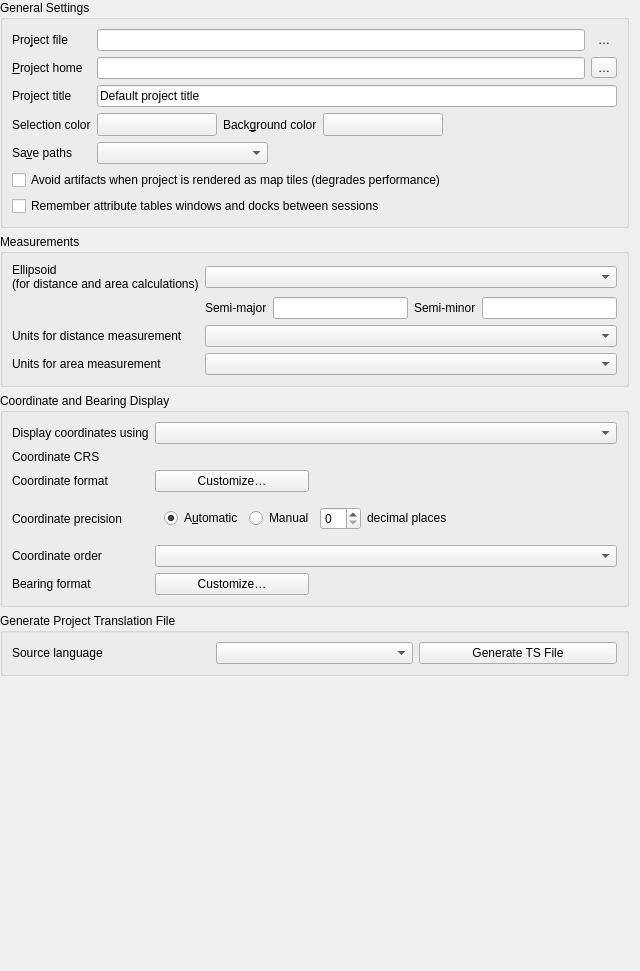
             <widget class="QWidget" name="scrollAreaWidgetContents_2">
              <property name="geometry">
               <rect>
                <x>0</x>
                <y>0</y>
                <width>640</width>
                <height>971</height>
               </rect>
              </property>
              <layout class="QVBoxLayout" name="verticalLayout">
               <property name="leftMargin">
                <number>0</number>
               </property>
               <property name="topMargin">
                <number>0</number>
               </property>
               <property name="bottomMargin">
                <number>0</number>
               </property>
               <item>
                <widget class="QgsCollapsibleGroupBox" name="titleBox">
                 <property name="title">
                  <string>General Settings</string>
                 </property>
                 <property name="syncGroup">
                  <string notr="true">projgeneral</string>
                 </property>
                 <layout class="QGridLayout" name="gridLayout_26">
                  <item row="1" column="1" colspan="3">
                   <layout class="QHBoxLayout" name="horizontalLayout_14">
                    <item>
                     <widget class="QgsFilterLineEdit" name="mProjectHomeLineEdit">
                      <property name="toolTip">
                       <string>Project home path. Leave blank to use the current project file location.</string>
                      </property>
                      <property name="readOnly">
                       <bool>false</bool>
                      </property>
                      <property name="clearButtonEnabled">
                       <bool>false</bool>
                      </property>
                     </widget>
                    </item>
                    <item>
                     <widget class="QToolButton" name="mButtonSetProjectHome">
                      <property name="toolTip">
                       <string>Set the project home path</string>
                      </property>
                      <property name="text">
                       <string>…</string>
                      </property>
                      <property name="autoRaise">
                       <bool>false</bool>
                      </property>
                     </widget>
                    </item>
                   </layout>
                  </item>
                  <item row="3" column="1" colspan="3">
                   <layout class="QHBoxLayout" name="horizontalLayout_5">
                    <item>
                     <widget class="QgsColorButton" name="pbnSelectionColor">
                      <property name="minimumSize">
                       <size>
                        <width>120</width>
                        <height>0</height>
                       </size>
                      </property>
                      <property name="maximumSize">
                       <size>
                        <width>120</width>
                        <height>16777215</height>
                       </size>
                      </property>
                      <property name="text">
                       <string/>
                      </property>
                     </widget>
                    </item>
                    <item>
                     <widget class="QLabel" name="label">
                      <property name="sizePolicy">
                       <sizepolicy hsizetype="Maximum" vsizetype="Preferred">
                        <horstretch>0</horstretch>
                        <verstretch>0</verstretch>
                       </sizepolicy>
                      </property>
                      <property name="text">
                       <string>Back&amp;ground color</string>
                      </property>
                      <property name="buddy">
                       <cstring>pbnCanvasColor</cstring>
                      </property>
                     </widget>
                    </item>
                    <item>
                     <widget class="QgsColorButton" name="pbnCanvasColor">
                      <property name="minimumSize">
                       <size>
                        <width>120</width>
                        <height>0</height>
                       </size>
                      </property>
                      <property name="maximumSize">
                       <size>
                        <width>120</width>
                        <height>16777215</height>
                       </size>
                      </property>
                      <property name="text">
                       <string/>
                      </property>
                     </widget>
                    </item>
                    <item>
                     <spacer name="horizontalSpacer_4">
                      <property name="orientation">
                       <enum>Qt::Horizontal</enum>
                      </property>
                      <property name="sizeHint" stdset="0">
                       <size>
                        <width>40</width>
                        <height>20</height>
                       </size>
                      </property>
                     </spacer>
                    </item>
                   </layout>
                  </item>
                  <item row="5" column="0" colspan="4">
                   <widget class="QCheckBox" name="mMapTileRenderingCheckBox">
                    <property name="toolTip">
                     <string>Checking this setting avoids visible edge artifacts when rendering this project as separate map tiles. Rendering performance will be degraded.</string>
                    </property>
                    <property name="text">
                     <string>Avoid artifacts when project is rendered as map tiles (degrades performance)</string>
                    </property>
                   </widget>
                  </item>
                  <item row="4" column="2" colspan="2">
                   <spacer>
                    <property name="orientation">
                     <enum>Qt::Horizontal</enum>
                    </property>
                    <property name="sizeHint" stdset="0">
                     <size>
                      <width>40</width>
                      <height>20</height>
                     </size>
                    </property>
                   </spacer>
                  </item>
                  <item row="0" column="0">
                   <widget class="QLabel" name="label_4">
                    <property name="sizePolicy">
                     <sizepolicy hsizetype="Maximum" vsizetype="Preferred">
                      <horstretch>0</horstretch>
                      <verstretch>0</verstretch>
                     </sizepolicy>
                    </property>
                    <property name="text">
                     <string>Pro&amp;ject file</string>
                    </property>
                    <property name="buddy">
                     <cstring>titleEdit</cstring>
                    </property>
                   </widget>
                  </item>
                  <item row="4" column="1">
                   <widget class="QComboBox" name="cbxAbsolutePath"/>
                  </item>
                  <item row="0" column="1" colspan="3">
                   <layout class="QHBoxLayout" name="horizontalLayout_13">
                    <item>
                     <widget class="QLineEdit" name="mProjectFileLineEdit">
                      <property name="readOnly">
                       <bool>true</bool>
                      </property>
                     </widget>
                    </item>
                    <item>
                     <widget class="QToolButton" name="mButtonOpenProjectFolder">
                      <property name="toolTip">
                       <string>Open folder containing the project</string>
                      </property>
                      <property name="text">
                       <string>…</string>
                      </property>
                      <property name="icon">
                       <iconset resource="../../images/images.qrc">
                        <normaloff>:/images/themes/default/mActionFileOpen.svg</normaloff>:/images/themes/default/mActionFileOpen.svg</iconset>
                      </property>
                      <property name="autoRaise">
                       <bool>true</bool>
                      </property>
                     </widget>
                    </item>
                   </layout>
                  </item>
                  <item row="1" column="0">
                   <widget class="QLabel" name="label_30">
                    <property name="sizePolicy">
                     <sizepolicy hsizetype="Maximum" vsizetype="Preferred">
                      <horstretch>0</horstretch>
                      <verstretch>0</verstretch>
                     </sizepolicy>
                    </property>
                    <property name="text">
                     <string>&amp;Project home</string>
                    </property>
                    <property name="buddy">
                     <cstring>titleEdit</cstring>
                    </property>
                   </widget>
                  </item>
                  <item row="3" column="0">
                   <widget class="QLabel" name="textLabel1">
                    <property name="sizePolicy">
                     <sizepolicy hsizetype="Maximum" vsizetype="Preferred">
                      <horstretch>0</horstretch>
                      <verstretch>0</verstretch>
                     </sizepolicy>
                    </property>
                    <property name="text">
                     <string>Selection color</string>
                    </property>
                    <property name="buddy">
                     <cstring>pbnSelectionColor</cstring>
                    </property>
                   </widget>
                  </item>
                  <item row="2" column="0">
                   <widget class="QLabel" name="label_2">
                    <property name="sizePolicy">
                     <sizepolicy hsizetype="Maximum" vsizetype="Preferred">
                      <horstretch>0</horstretch>
                      <verstretch>0</verstretch>
                     </sizepolicy>
                    </property>
                    <property name="text">
                     <string>Project title</string>
                    </property>
                   </widget>
                  </item>
                  <item row="2" column="1" colspan="3">
                   <widget class="QLineEdit" name="titleEdit">
                    <property name="toolTip">
                     <string>Descriptive project name</string>
                    </property>
                    <property name="text">
                     <string>Default project title</string>
                    </property>
                   </widget>
                  </item>
                  <item row="4" column="0">
                   <widget class="QLabel" name="label_3">
                    <property name="sizePolicy">
                     <sizepolicy hsizetype="Maximum" vsizetype="Preferred">
                      <horstretch>0</horstretch>
                      <verstretch>0</verstretch>
                     </sizepolicy>
                    </property>
                    <property name="text">
                     <string>Sa&amp;ve paths</string>
                    </property>
                    <property name="buddy">
                     <cstring>cbxAbsolutePath</cstring>
                    </property>
                   </widget>
                  </item>
                  <item row="6" column="0" colspan="4">
                   <widget class="QCheckBox" name="mCheckBoxRememberAttributeTables">
                    <property name="text">
                     <string>Remember attribute tables windows and docks between sessions</string>
                    </property>
                   </widget>
                  </item>
                 </layout>
                </widget>
               </item>
               <item>
                <widget class="QgsCollapsibleGroupBox" name="btnGrpMeasureEllipsoid">
                 <property name="title">
                  <string>Measurements</string>
                 </property>
                 <property name="syncGroup">
                  <string notr="true">projgeneral</string>
                 </property>
                 <layout class="QGridLayout" name="gridLayoutMeasureTool">
                  <item row="2" column="1" colspan="4">
                   <widget class="QComboBox" name="mDistanceUnitsCombo"/>
                  </item>
                  <item row="2" column="0">
                   <widget class="QLabel" name="label_28">
                    <property name="text">
                     <string>Units for distance measurement</string>
                    </property>
                   </widget>
                  </item>
                  <item row="0" column="0">
                   <widget class="QLabel" name="textLabel1_8">
                    <property name="text">
                     <string>Ellipsoid
(for distance and area calculations)</string>
                    </property>
                   </widget>
                  </item>
                  <item row="1" column="2">
                   <widget class="QLineEdit" name="leSemiMajor"/>
                  </item>
                  <item row="1" column="1">
                   <widget class="QLabel" name="label_41">
                    <property name="text">
                     <string>Semi-major</string>
                    </property>
                   </widget>
                  </item>
                  <item row="0" column="1" colspan="4">
                   <widget class="QComboBox" name="cmbEllipsoid"/>
                  </item>
                  <item row="1" column="4">
                   <widget class="QLineEdit" name="leSemiMinor"/>
                  </item>
                  <item row="1" column="3">
                   <widget class="QLabel" name="label_42">
                    <property name="text">
                     <string>Semi-minor</string>
                    </property>
                   </widget>
                  </item>
                  <item row="3" column="0">
                   <widget class="QLabel" name="label_29">
                    <property name="text">
                     <string>Units for area measurement</string>
                    </property>
                   </widget>
                  </item>
                  <item row="3" column="1" colspan="4">
                   <widget class="QComboBox" name="mAreaUnitsCombo"/>
                  </item>
                 </layout>
                </widget>
               </item>
               <item>
                <widget class="QgsCollapsibleGroupBox" name="mCoordinateDisplayGroup">
                 <property name="sizePolicy">
                  <sizepolicy hsizetype="Preferred" vsizetype="Maximum">
                   <horstretch>0</horstretch>
                   <verstretch>0</verstretch>
                  </sizepolicy>
                 </property>
                 <property name="title">
                  <string>Coordinate and Bearing Display</string>
                 </property>
                 <property name="syncGroup">
                  <string notr="true">projgeneral</string>
                 </property>
                 <layout class="QGridLayout" name="gridLayout_18">
                  <item row="5" column="0">
                   <widget class="QLabel" name="label_34">
                    <property name="text">
                     <string>Bearing format</string>
                    </property>
                   </widget>
                  </item>
                  <item row="3" column="0">
                   <widget class="QLabel" name="label_26">
                    <property name="text">
                     <string>Coordinate precision</string>
                    </property>
                   </widget>
                  </item>
                  <item row="5" column="1">
                   <layout class="QHBoxLayout" name="horizontalLayout_19" stretch="3,6">
                    <item>
                     <widget class="QPushButton" name="mCustomizeBearingFormatButton">
                      <property name="text">
                       <string>Customize…</string>
                      </property>
                     </widget>
                    </item>
                    <item>
                     <spacer name="horizontalSpacer_8">
                      <property name="orientation">
                       <enum>Qt::Horizontal</enum>
                      </property>
                      <property name="sizeHint" stdset="0">
                       <size>
                        <width>40</width>
                        <height>20</height>
                       </size>
                      </property>
                     </spacer>
                    </item>
                   </layout>
                  </item>
                  <item row="0" column="0">
                   <widget class="QLabel" name="label_25">
                    <property name="text">
                     <string>Display coordinates using</string>
                    </property>
                   </widget>
                  </item>
                  <item row="3" column="1">
                   <widget class="QFrame" name="mFramePrecision">
                    <layout class="QHBoxLayout" name="horizontalLayout_12">
                     <item>
                      <widget class="QRadioButton" name="radAutomatic">
                       <property name="toolTip">
                        <string>Automatically sets the number of decimal places to use when displaying coordinates</string>
                       </property>
                       <property name="text">
                        <string>A&amp;utomatic</string>
                       </property>
                       <property name="checked">
                        <bool>true</bool>
                       </property>
                      </widget>
                     </item>
                     <item>
                      <widget class="QRadioButton" name="radManual">
                       <property name="toolTip">
                        <string>Manually set the number of decimal places to use when displaying coordinates</string>
                       </property>
                       <property name="text">
                        <string>Manual</string>
                       </property>
                      </widget>
                     </item>
                     <item>
                      <widget class="QgsSpinBox" name="spinBoxDP">
                       <property name="toolTip">
                        <string>The number of decimal places for the manual option</string>
                       </property>
                      </widget>
                     </item>
                     <item>
                      <widget class="QLabel" name="labelDP">
                       <property name="sizePolicy">
                        <sizepolicy hsizetype="MinimumExpanding" vsizetype="Fixed">
                         <horstretch>0</horstretch>
                         <verstretch>0</verstretch>
                        </sizepolicy>
                       </property>
                       <property name="text">
                        <string>decimal places</string>
                       </property>
                      </widget>
                     </item>
                    </layout>
                   </widget>
                  </item>
                  <item row="4" column="0">
                   <widget class="QLabel" name="label_31">
                    <property name="text">
                     <string>Coordinate order</string>
                    </property>
                   </widget>
                  </item>
                  <item row="4" column="1">
                   <widget class="QComboBox" name="mCoordinateOrderComboBox"/>
                  </item>
                  <item row="0" column="1">
                   <widget class="QComboBox" name="mCoordinateDisplayComboBox"/>
                  </item>
                  <item row="2" column="0">
                   <widget class="QLabel" name="label_38">
                    <property name="text">
                     <string>Coordinate format</string>
                    </property>
                   </widget>
                  </item>
                  <item row="2" column="1">
                   <layout class="QHBoxLayout" name="horizontalLayout_20" stretch="3,6">
                    <item>
                     <widget class="QPushButton" name="mCustomizeCoordinateFormatButton">
                      <property name="text">
                       <string>Customize…</string>
                      </property>
                     </widget>
                    </item>
                    <item>
                     <spacer name="horizontalSpacer_9">
                      <property name="orientation">
                       <enum>Qt::Horizontal</enum>
                      </property>
                      <property name="sizeHint" stdset="0">
                       <size>
                        <width>40</width>
                        <height>20</height>
                       </size>
                      </property>
                     </spacer>
                    </item>
                   </layout>
                  </item>
                  <item row="1" column="0">
                   <widget class="QLabel" name="label_43">
                    <property name="text">
                     <string>Coordinate CRS</string>
                    </property>
                   </widget>
                  </item>
                  <item row="1" column="1">
                   <widget class="QgsProjectionSelectionWidget" name="mCoordinateCrs">
                    <property name="enabled">
                     <bool>false</bool>
                    </property>
                    <property name="focusPolicy">
                     <enum>Qt::StrongFocus</enum>
                    </property>
                   </widget>
                  </item>
                 </layout>
                </widget>
               </item>
               <item>
                <widget class="QGroupBox" name="groupBox_6">
                 <property name="title">
                  <string>Generate Project Translation File</string>
                 </property>
                 <layout class="QHBoxLayout" name="horizontalLayout_4">
                  <item>
                   <widget class="QLabel" name="sourceLanguageLabel">
                    <property name="text">
                     <string>Source language</string>
                    </property>
                   </widget>
                  </item>
                  <item>
                   <widget class="QComboBox" name="cbtsLocale"/>
                  </item>
                  <item>
                   <widget class="QPushButton" name="generateTsFileButton">
                    <property name="text">
                     <string>Generate TS File</string>
                    </property>
                   </widget>
                  </item>
                 </layout>
                </widget>
               </item>
               <item>
                <spacer name="verticalSpacer_5">
                 <property name="orientation">
                  <enum>Qt::Vertical</enum>
                 </property>
                 <property name="sizeHint" stdset="0">
                  <size>
                   <width>20</width>
                   <height>0</height>
                  </size>
                 </property>
                </spacer>
               </item>
              </layout>
             </widget>
